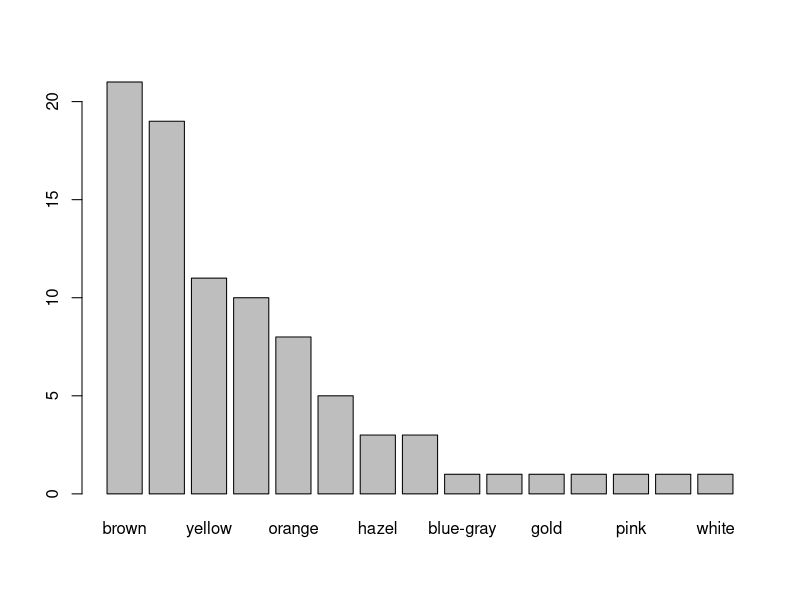
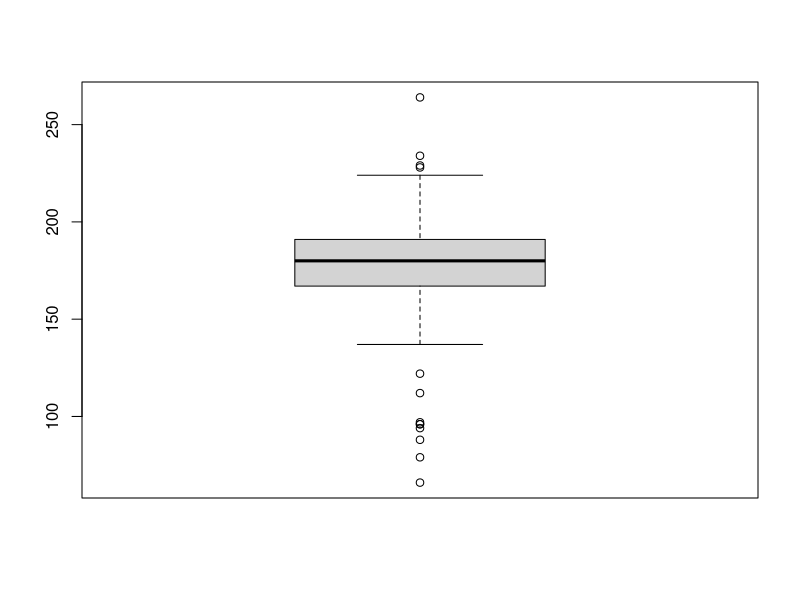
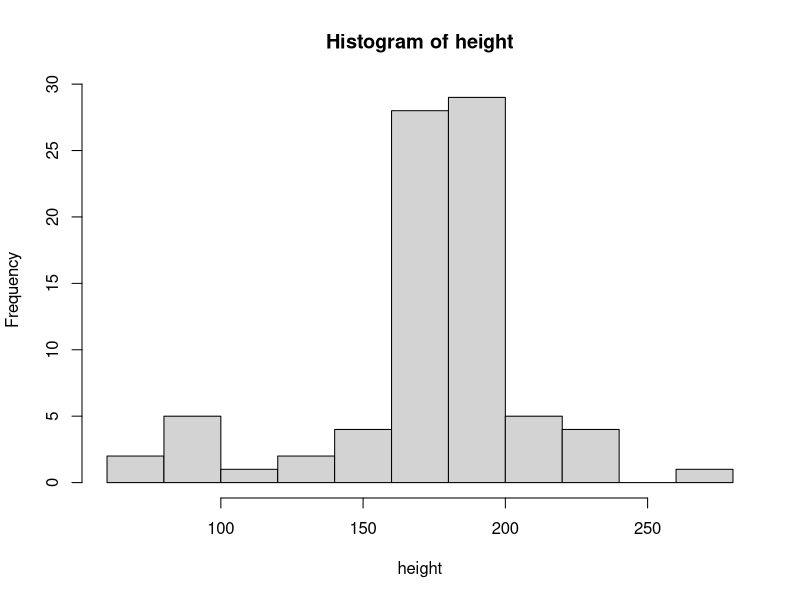

Source code (R) for these figures, in order:
library(tidyverse)
View(starwars)

# dim is for data set dimensions
dim(starwars)

# str is for structure of a data set
str(starwars)

# gilmpse comes with the tidyverse
# is for presenting data more understandable (in console)
glimpse(starwars)

# in R dbl variable type is something similar to numeric

head(starwars)
tail(starwars)

starwars$name

# attach is for not mentioning every time the name of the data set
# as the previous command in line 19
attach(starwars)

# names gives  the names of variables
names(starwars)

# here length gives the length of the data columns
length(starwars)

# class gives the class type of the column -> "character"
class(hair_color)

# gives the length of the rows of that color
length(hair_color)

# unique gives the unique values of the column 
unique(hair_color)

# table counts the variable how many times are in the column
table(hair_color)

# sort is for sorting the variables from less to many 
sort(table(hair_color))

# here it gives another "data set" with sorted variables from that
# particular column
View(sort(table(hair_color), decreasing = TRUE))

# it makes a bar plot with all of the variables sorted 
barplot(sort(table(eye_color), decreasing = TRUE))


starwars %>% 
  select(hair_color) %>% 
  count(hair_color) %>% 
  arrange(desc(n)) %>% 
  View()
  
# rows , columns 
starwars[ , ]

View(starwars[is.na(hair_color), ])

is.na(hair_color)

class(height)
length(height)
summary(height)
boxplot(height)
hist(height)


